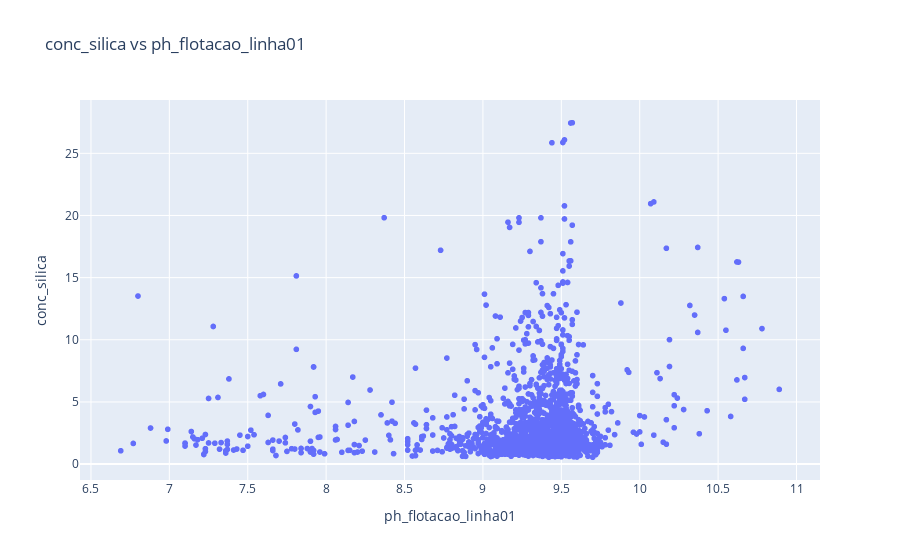

Source (notebook cell):
### Code cell
plot_scatter(df_clean, 'ph_flotacao_linha01', 'conc_silica')

### Figure 1 — Plotly figure (JSON) as saved in the notebook; plotly's stock layout.template omitted (floating-point values rounded to 4 significant figures; data arrays with more than 128 entries replaced by an {"elided": "..."} marker saying what was removed)
{"data": [{"hovertemplate": "ph_flotacao_linha01=%{x}<br>conc_silica=%{y}<extra></extra>", "legendgroup": "", "marker": {"color": "#636efa", "symbol": "circle"}, "mode": "markers", "name": "", "showlegend": false, "type": "scattergl", "x": {"elided": "2618 float values"}, "xaxis": "x", "y": {"elided": "2618 float values"}, "yaxis": "y"}], "layout": {"legend": {"tracegroupgap": 0}, "title": {"text": "conc_silica vs ph_flotacao_linha01"}, "xaxis": {"anchor": "y", "domain": [0, 1], "title": {"text": "ph_flotacao_linha01"}}, "yaxis": {"anchor": "x", "domain": [0, 1], "title": {"text": "conc_silica"}}}}
